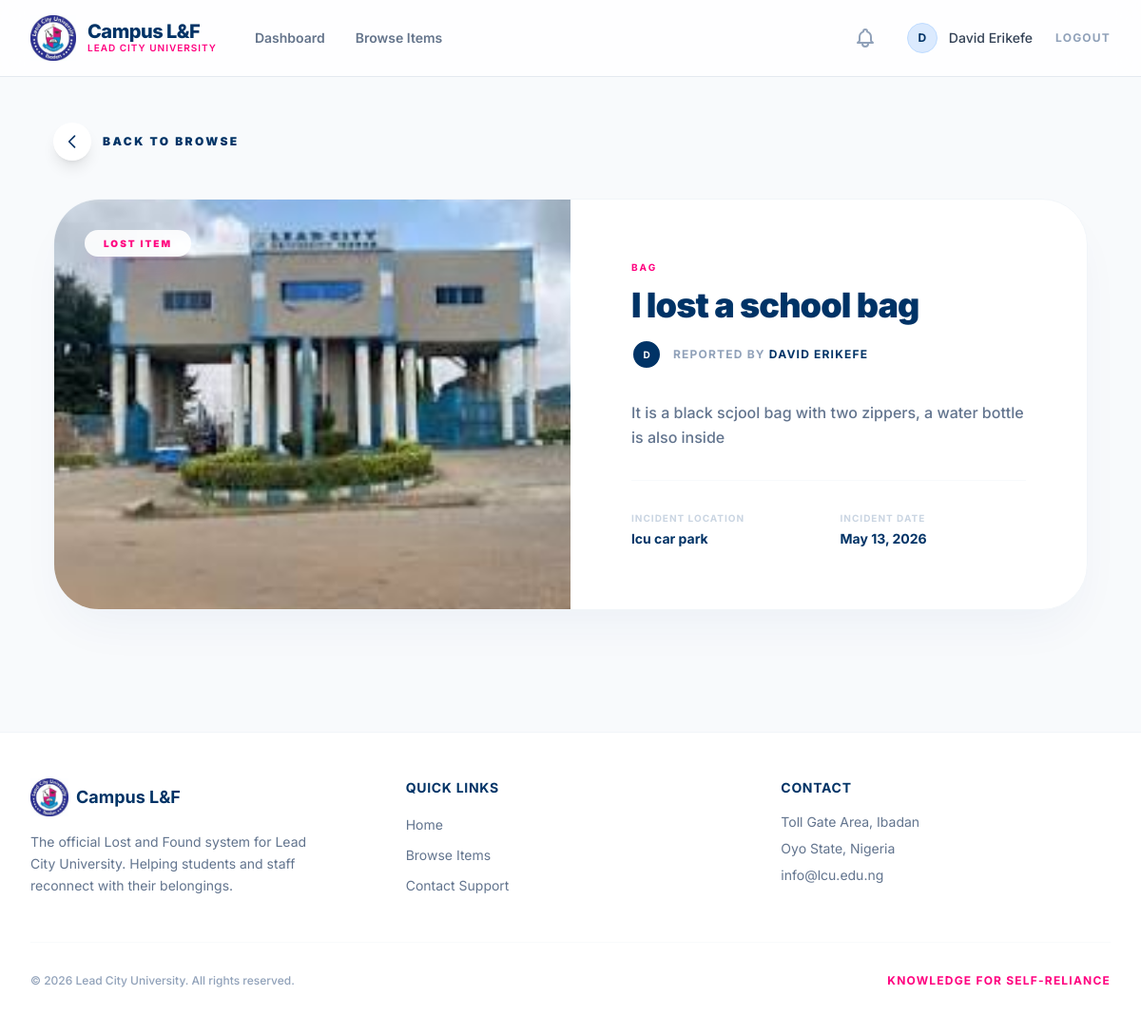
Page /item/lost/1/ (signed in) on the committed database.
### core/models.py (models this page shows, shortened)
class User(AbstractUser):
    ROLE_CHOICES = (
        ('user', 'User'),
        ('admin', 'Admin'),
    )
    username = None
    email = models.EmailField(_('email address'), unique=True)
    full_name = models.CharField(max_length=150)
    role = models.CharField(max_length=10, choices=ROLE_CHOICES, default='user')
    campus_id = models.CharField(max_length=50, blank=True, null=True)
    created_at = models.DateTimeField(auto_now_add=True)
    USERNAME_FIELD = 'email'
    REQUIRED_FIELDS = ['full_name']
    objects = UserManager()

class LostItem(models.Model):
    CATEGORY_CHOICES = (
        ('Electronics', 'Electronics (Phones, Laptops, etc.)'),
        ('Documents', 'Documents (ID Cards, Notes, etc.)'),
        ('Accessories', 'Accessories (Keys, Wallets, Bags)'),
        ('Clothing', 'Clothing & Apparel'),
        ('Books', 'Books & Stationery'),
        ('Others', 'Others'),
    )
    user = models.ForeignKey(User, on_delete=models.CASCADE, related_name='lost_items')
    item_name = models.CharField(max_length=200)
    description = models.TextField()
    category = models.CharField(max_length=100, choices=CATEGORY_CHOICES)
    location = models.CharField(max_length=200)
    date_lost = models.DateField()
    image = models.ImageField(upload_to='lost_items/', blank=True, null=True)
    created_at = models.DateTimeField(auto_now_add=True)

### core/views.py (the view)
# urls.py: path('item/<str:item_type>/<int:item_id>/', views.item_detail, name='item_detail'),
@login_required
def item_detail(request, item_type, item_id):
    if item_type == 'found':
        item = get_object_or_404(FoundItem, id=item_id)
        existing_claim = None
        if request.user.is_authenticated:
            existing_claim = Claim.objects.filter(found_item=item, user=request.user).first()
        form = None
        if request.user.is_authenticated and not existing_claim and item.status == 'unclaimed':
            if request.method == 'POST':
                form = ClaimForm(request.POST, request.FILES)
                if form.is_valid():
                    claim = form.save(commit=False)
                    claim.found_item = item
                    claim.user = request.user
                    claim.save()
                    messages.success(request, 'Claim submitted successfully. Administrators will review it.')
                    return redirect('item_detail', item_type=item_type, item_id=item_id)
            else:
                form = ClaimForm()
        claims = None
        if item.user == request.user:
            claims = Claim.objects.filter(found_item=item).order_by('-created_at')
        context = {
            'item': item,
            'item_type': item_type,
            'form': form,
            'existing_claim': existing_claim,
            'claims': claims
        }
    else:
        item = get_object_or_404(LostItem, id=item_id)
        context = {
            'item': item,
            'item_type': item_type
        }
    return render(request, 'core/item_detail.html', context)

### core/context_processors.py (called while the page is built)
def notification_context(request):
    if request.user.is_authenticated:
        return {
            'unread_notifications_count': Notification.objects.filter(user=request.user, is_read=False).count()
        }
    return {'unread_notifications_count': 0}

### core/templates/core/item_detail.html (shortened to what this page needs)
{% extends 'core/base.html' %}
{% block content %}
<div class="max-w-6xl mx-auto px-4 sm:px-6 lg:px-8 py-12">
    <div class="mb-10">
        <a href="{% url 'browse' %}" class="inline-flex items-center space-x-3 group text-[#003366] hover:opacity-70 transition-all">
            <div class="w-10 h-10 rounded-full bg-white shadow-lg flex items-center justify-center group-hover:-translate-x-1 transition-transform">
                <svg class="w-5 h-5" fill="none" stroke="currentColor" viewBox="0 0 24 24"><path stroke-linecap="round" stroke-linejoin="round" stroke-width="2" d="M15 19l-7-7 7-7"/></svg>
            </div>
            <span class="text-xs font-black uppercase tracking-[0.2em]">Back to Browse</span>
        </a>
    </div>
    <div class="bg-white rounded-[3rem] shadow-2xl shadow-blue-900/5 border border-slate-100 overflow-hidden">
        <div class="grid grid-cols-1 lg:grid-cols-2">
            <div class="relative bg-slate-50 min-h-[400px] lg:min-h-full overflow-hidden">
                {% if item.image %}
                    <img src="{{ item.image.url }}" alt="{{ item.item_name }}" class="absolute inset-0 w-full h-full object-cover">
                {% endif %}
                <div class="absolute top-8 left-8">
                    <span class="px-5 py-2 bg-white/90 backdrop-blur-md rounded-full text-[10px] font-black uppercase tracking-[0.2em] {% if item_type == 'found' %}text-emerald-600 shadow-emerald-500/10{% else %}text-[#FF007F] shadow-pink-500/10{% endif %} shadow-xl">
                        {{ item_type }} Item
                    </span>
                </div>
            </div>
            <div class="p-10 sm:p-16">
                <div class="space-y-8">
                    <div>
                        <div class="text-[10px] font-bold text-[#FF007F] uppercase tracking-[0.2em] mb-3">{{ item.category }}</div>
                        <h1 class="text-4xl font-black text-[#003366] tracking-tight mb-4">{{ item.item_name }}</h1>
                        <div class="flex items-center space-x-3 mb-8">
                            <div class="flex -space-x-2">
                                <div class="w-8 h-8 rounded-full bg-[#003366] border-2 border-white flex items-center justify-center text-[10px] text-white font-bold">{{ item.user.full_name|slice:":1" }}</div>
                            </div>
                            <p class="text-xs font-bold text-slate-400 uppercase tracking-widest">Reported by <span class="text-[#003366]">{{ item.user.full_name }}</span></p>
                        </div>
                        <p class="text-slate-500 leading-relaxed font-medium">
                            {{ item.description }}
                        </p>
                    </div>
                    <div class="grid grid-cols-2 gap-6 pt-8 border-t border-slate-50">
                        <div class="space-y-1">
                            <p class="text-[10px] font-bold text-slate-300 uppercase tracking-widest">Incident Location</p>
                            <p class="text-sm font-bold text-[#003366]">{{ item.location }}</p>
                        </div>
                        <div class="space-y-1">
                            <p class="text-[10px] font-bold text-slate-300 uppercase tracking-widest">Incident Date</p>
                            <p class="text-sm font-bold text-[#003366]">{% if item_type == 'found' %}{{ item.date_found|date:"M d, Y" }}{% else %}{{ item.date_lost|date:"M d, Y" }}{% endif %}</p>
                        </div>
                    </div>
                </div>
            </div>
        </div>
    </div>
</div>
{% endblock %}

### core/templates/core/base.html (shortened to what this page needs)
<!DOCTYPE html>
<html lang="en">
<head>
    <script src="https://unpkg.com/@tailwindcss/browser@4"></script>
</head>
<body class="bg-[#F8FAFC] text-[#1E293B] antialiased min-h-screen flex flex-col">
    <nav class="glass-nav sticky top-0 z-50">
        <div class="max-w-7xl mx-auto px-4 sm:px-6 lg:px-8">
            <div class="flex justify-between h-20">
                <div class="flex items-center">
                    <a href="{% url 'home' %}" class="flex items-center space-x-3 group">
                        {% load static %}
                        <div class="relative w-12 h-12 flex items-center justify-center transition-transform group-hover:scale-110">
                            <img src="{% static 'core/logo.png' %}" alt="LCU Logo" class="w-full h-full object-contain" onerror="this.style.display='none'; this.nextElementSibling.style.display='flex';">
                        </div>
                        <div class="flex flex-col">
                            <span class="text-xl font-extrabold tracking-tight text-[#003366] leading-none">Campus L&F</span>
                            <span class="text-[10px] font-semibold uppercase tracking-widest text-[#FF007F]">Lead City University</span>
                        </div>
                    </a>
                    {% if user.is_authenticated %}
                    <div class="hidden md:ml-10 md:flex md:space-x-8">
                        <a href="{% url 'dashboard' %}" class="text-sm font-semibold text-[#64748B] hover:text-[#003366] transition-colors flex items-center space-x-1">
                            <span>Dashboard</span>
                        </a>
                        <a href="{% url 'browse' %}" class="text-sm font-semibold text-[#64748B] hover:text-[#003366] transition-colors flex items-center space-x-1">
                            <span>Browse Items</span>
                        </a>
                    </div>
                    {% endif %}
                </div>
                <div class="hidden sm:flex sm:items-center sm:space-x-6">
                    {% if user.is_authenticated %}
                        <div class="hidden sm:flex items-center space-x-6">
                            <a href="{% url 'notifications' %}" class="relative p-2 text-slate-400 hover:text-[#003366] transition-colors group">
                            </a>
                            <a href="{% url 'profile' %}" class="flex items-center space-x-3 hover:opacity-80 transition-opacity">
                                <div class="w-8 h-8 bg-blue-100 rounded-full flex items-center justify-center border border-blue-200">
                                    <span class="text-xs font-bold text-[#003366]">{{ user.full_name|slice:":1" }}</span>
                                </div>
                                <span class="text-sm font-medium text-[#334155]">{{ user.full_name }}</span>
                            </a>
                            <a href="{% url 'logout' %}" class="text-xs font-bold text-slate-400 uppercase tracking-widest hover:text-[#FF007F] transition-colors">Logout</a>
                        </div>
                    {% else %}
                        <a href="{% url 'login' %}" class="text-sm font-semibold text-[#64748B] hover:text-[#003366] transition-colors">Login</a>
                        <a href="{% url 'register' %}" class="lcu-btn-primary px-6 py-2.5 rounded-full text-white text-sm font-bold shadow-md">
                            Get Started
                        </a>
                    {% endif %}
                </div>
            </div>
        </div>
    </nav>
    <main class="flex-grow">
        <div class="animate-fade-in-up">
            {% block content %}{% endblock %}
        </div>
    </main>
    <footer class="bg-white border-t border-slate-100 py-12 mt-20">
        <div class="max-w-7xl mx-auto px-4 sm:px-6 lg:px-8">
            <div class="grid grid-cols-1 md:grid-cols-3 gap-12">
                <div class="space-y-4">
                    <a href="#" class="flex items-center space-x-2">
                        <div class="relative w-10 h-10 flex items-center justify-center">
                            <img src="{% static 'core/logo.png' %}" alt="LCU Logo" class="w-full h-full object-contain" onerror="this.style.display='none'; this.nextElementSibling.style.display='flex';">
                        </div>
                        <span class="text-lg font-bold text-[#003366]">Campus L&F</span>
                    </a>
                    <p class="text-sm text-slate-500 leading-relaxed max-w-xs">
                        The official Lost and Found system for Lead City University. Helping students and staff reconnect with their belongings.
                    </p>
                </div>
                <div>
                    <h4 class="text-sm font-bold uppercase tracking-wider text-[#003366] mb-4">Quick Links</h4>
                    <ul class="space-y-2">
                        <li><a href="{% url 'home' %}" class="text-sm text-slate-500 hover:text-[#FF007F] transition-colors">Home</a></li>
                        <li><a href="{% url 'browse' %}" class="text-sm text-slate-500 hover:text-[#FF007F] transition-colors">Browse Items</a></li>
                        <li><a href="#" class="text-sm text-slate-500 hover:text-[#FF007F] transition-colors">Contact Support</a></li>
                    </ul>
                </div>
                <div>
                    <h4 class="text-sm font-bold uppercase tracking-wider text-[#003366] mb-4">Contact</h4>
                    <ul class="space-y-2 text-sm text-slate-500">
                        <li>Toll Gate Area, Ibadan</li>
                        <li>Oyo State, Nigeria</li>
                        <li>info@lcu.edu.ng</li>
                    </ul>
                </div>
            </div>
            <div class="border-t border-slate-50 mt-12 pt-8 flex flex-col md:flex-row justify-between items-center space-y-4 md:space-y-0">
                <p class="text-xs font-medium text-slate-400">&copy; {% now "Y" %} Lead City University. All rights reserved.</p>
                <div class="flex space-x-6">
                    <span class="text-xs font-bold text-[#FF007F] uppercase tracking-widest">Knowledge for Self-reliance</span>
                </div>
            </div>
        </div>
    </footer>
</body>
</html>

### core/templates/core/base.html (style rules this page uses)
:root { --lcu-blue: #003366; --lcu-pink: #FF007F; --lcu-white: #FFFFFF; --lcu-light-gray: #F8FAFC; }
body { font-family: 'Inter', sans-serif; }
.glass-nav { background: rgba(255, 255, 255, 0.8); backdrop-filter: blur(12px); -webkit-backdrop-filter: blur(12px); border-bottom: 1px solid rgba(0, 51, 102, 0.1); }
.animate-fade-in-up { animation: fadeInUp 0.6s cubic-bezier(0.22, 1, 0.36, 1) forwards; }

### rows in the picture
User: full_name "D", full_name "David Erikefe"
LostItem: image (picture), category "BAG", item_name "I lost a school bag", user.full_name "D", user.full_name "DAVID ERIKEFE", description "It is a black scjool bag with two zippers, a water bottle is also inside", location "lcu car park", date_lost "May 13, 2026"

### other values in the picture
{{ item_type }} "LOST"
